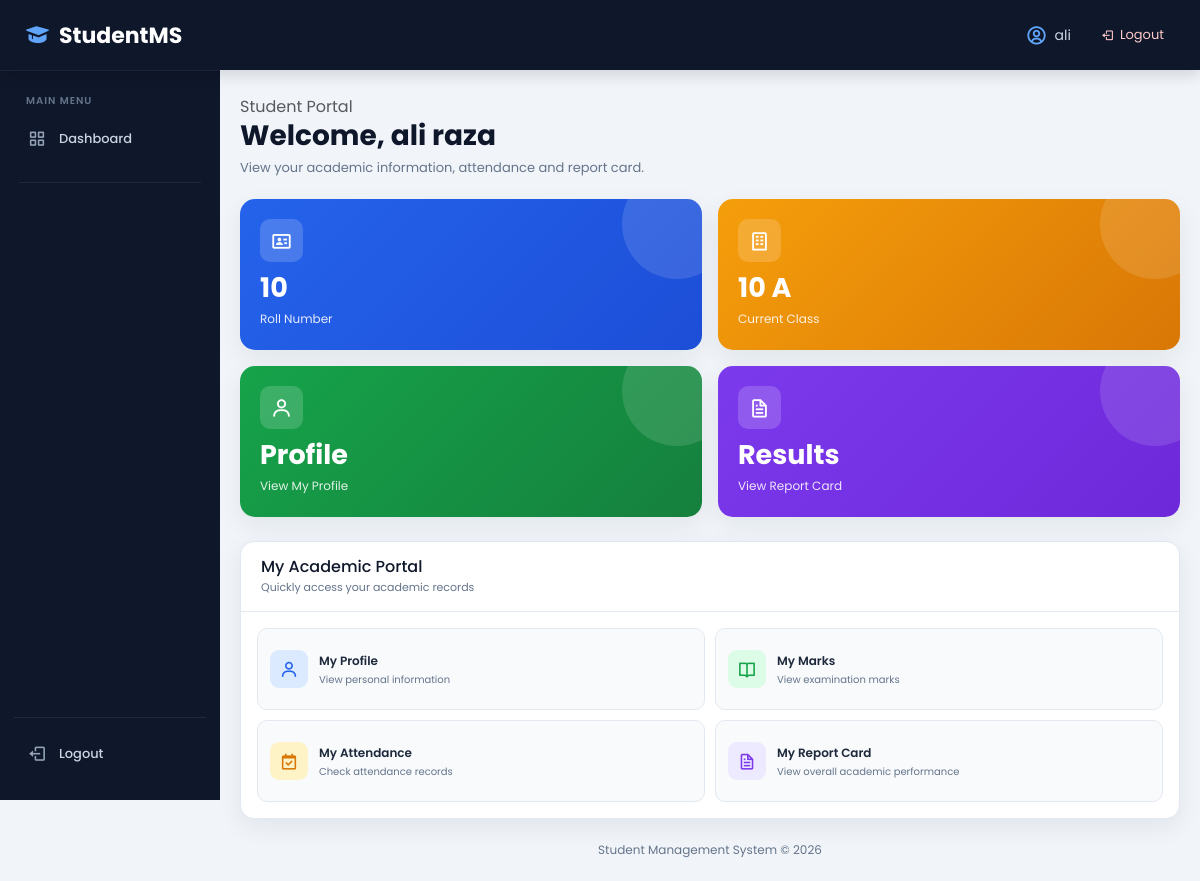
Page /students/dashboard/ (signed in) on the committed database.
### my_app/models.py (models this page shows, shortened)
class Students(models.Model):
    roll_no=models.IntegerField(blank=False,unique=True)
    name=models.CharField(max_length=100,blank=False)
    email=models.EmailField(max_length=200,blank=False,unique=True)
    phone=models.CharField(max_length=15,blank=False,unique=True)
    user=models.OneToOneField(
          User,on_delete=models.PROTECT,blank=True,null=True
    )
    school_class = models.ForeignKey(
        SchoolClass,
        on_delete=models.PROTECT,
         null=True,
         blank=True
    )
    age=models.PositiveIntegerField(blank=False)
    create_at=models.DateTimeField(max_length=100,auto_now_add=True)

class SchoolClass(models.Model):
     school_class=models.CharField( max_length=5)
     section=models.CharField( max_length=5)
     room_no=models.CharField( max_length=10)
     def __str__(self):
      return f"{self.school_class} {self.section}"

### my_app/views/student_views.py (the view)
# urls.py: path('students/dashboard/',student_views.student_dashboard,name='student_dashboard'),
@login_required
def student_dashboard(request):
    student = request.user.students
    return render(
        request,
        "students/dashboard.html",
        {"student": student}
    )

### my_app/templates/students/dashboard.html (shortened to what this page needs)
{% extends "base.html" %}
{% block content %}
<div class="page-section student-dashboard">
    <div class="dashboard-heading">
        <div>
            <span class="text-muted">
                Student Portal
            </span>
            <h1>
                Welcome, {{ student.name }}
            </h1>
            <p>
                View your academic information, attendance and report card.
            </p>
        </div>
    </div>
    <div class="dashboard-stats">
        <div class="dashboard-stat stat-students">
            <div class="stat-icon">
                <i class='bx bx-id-card'></i>
            </div>
            <h3>
                {{ student.roll_no }}
            </h3>
            <span>
                Roll Number
            </span>
        </div>
        <div class="dashboard-stat stat-classes">
            <div class="stat-icon">
                <i class='bx bx-building'></i>
            </div>
            <h3>
                {{ student.school_class }}
            </h3>
            <span>
                Current Class
            </span>
        </div>
        <a
            href="{% url 'student_profile' %}"
            class="dashboard-stat stat-teachers"
        >
            <div class="stat-icon">
                <i class='bx bx-user'></i>
            </div>
            <h3>
                Profile
            </h3>
            <span>
                View My Profile
            </span>
        </a>
        <a
            href="{% url 'student_report_card' %}"
            class="dashboard-stat stat-subjects"
        >
            <div class="stat-icon">
                <i class='bx bx-file'></i>
            </div>
            <h3>
                Results
            </h3>
            <span>
                View Report Card
            </span>
        </a>
    </div>
    <div class="dashboard-panel mt-4">
        <div class="panel-header">
            <div>
                <h3>
                    My Academic Portal
                </h3>
                <span>
                    Quickly access your academic records
                </span>
            </div>
        </div>
        <div class="quick-actions">
            <a
                href="{% url 'student_profile' %}"
                class="quick-action"
            >
                <i class='bx bx-user'></i>
                <div>
                    <strong>
                        My Profile
                    </strong>
                    <small>
                        View personal information
                    </small>
                </div>
            </a>
            <a
                href="{% url 'student_marks' %}"
                class="quick-action success"
            >
                <i class='bx bx-book-open'></i>
                <div>
                    <strong>
                        My Marks
                    </strong>
                    <small>
                        View examination marks
                    </small>
                </div>
            </a>
            <a
                href="{% url 'student_attendance' %}"
                class="quick-action warning"
            >
                <i class='bx bx-calendar-check'></i>
                <div>
                    <strong>
                        My Attendance
                    </strong>
                    <small>
                        Check attendance records
                    </small>
                </div>
            </a>
            <a
                href="{% url 'student_report_card' %}"
                class="quick-action purple"
            >
                <i class='bx bx-file'></i>
                <div>
                    <strong>
                        My Report Card
                    </strong>
                    <small>
                        View overall academic performance
                    </small>
                </div>
            </a>
        </div>
    </div>
</div>
{% endblock %}

### my_app/templates/base.html (shortened to what this page needs)
{% load static %}
<!DOCTYPE html>
<html lang="en">
<head>
    <link
        href="https://cdn.jsdelivr.net/npm/bootstrap@5.3.8/dist/css/bootstrap.min.css"
        rel="stylesheet"
    >
    <link
        href="https://unpkg.com/boxicons@2.1.4/css/boxicons.min.css"
        rel="stylesheet"
    >
    <link
        rel="stylesheet"
        href="{% static 'css/style.css' %}"
    >
</head>
<body>
<nav class="top-navbar">
    <div class="top-navbar-left">
        <a
            href="{% url 'home' %}"
            class="brand"
        >
            <i class='bx bxs-graduation'></i>
            <span>StudentMS</span>
        </a>
    </div>
    <div class="top-navbar-right">
        {% if user.is_authenticated %}
        <div class="top-user">
            <i class='bx bx-user-circle'></i>
            <span>
                {{ user.username }}
            </span>
        </div>
        <a
            href="{% url 'logout' %}"
            class="logout-btn"
        >
            <i class='bx bx-log-out'></i>
            <span>Logout</span>
        </a>
        {% endif %}
    </div>
</nav>
<aside
    class="sidebar"
    id="sidebar"
>
    <div class="sidebar-title">
        <span>MAIN MENU</span>
    </div>
{% if user.is_superuser %}
<a href="{% url 'admin_dashboard' %}" class="sidebar-link">
    <i class='bx bx-grid-alt'></i>
    <span>Dashboard</span>
</a>
{% elif user.students %}
<a href="{% url 'student_dashboard' %}" class="sidebar-link">
    <i class='bx bx-grid-alt'></i>
    <span>Dashboard</span>
</a>
{% elif user.teachers %}
<a href="{% url 'teacher_dashboard' %}" class="sidebar-link">
    <i class='bx bx-grid-alt'></i>
    <span>Dashboard</span>
</a>
{% elif user.parents %}
<a href="{% url 'parent_dashboard' %}" class="sidebar-link">
    <i class='bx bx-grid-alt'></i>
    <span>Dashboard</span>
</a>
{% else %}
<a href="{% url 'dashboard' %}" class="sidebar-link">
    <i class='bx bx-grid-alt'></i>
    <span>Dashboard</span>
</a>
{% endif %}
    <div class="sidebar-divider"></div>
    <div class="sidebar-bottom">
        {% if user.is_authenticated %}
        <a
            href="{% url 'logout' %}"
            class="sidebar-link logout-link"
        >
            <i class='bx bx-log-out'></i>
            <span>Logout</span>
        </a>
        {% endif %}
    </div>
</aside>
<main class="main-content">
    {% block content %}
    {% endblock %}
    <footer class="footer">
        <p>
            Student Management System © 2026
        </p>
    </footer>
</main>
</body>
</html>

### rows in the picture
Students: name "ali raza", roll_no "10", school_class "10 A"

### other values in the picture
{{ user.username }} "ali"
